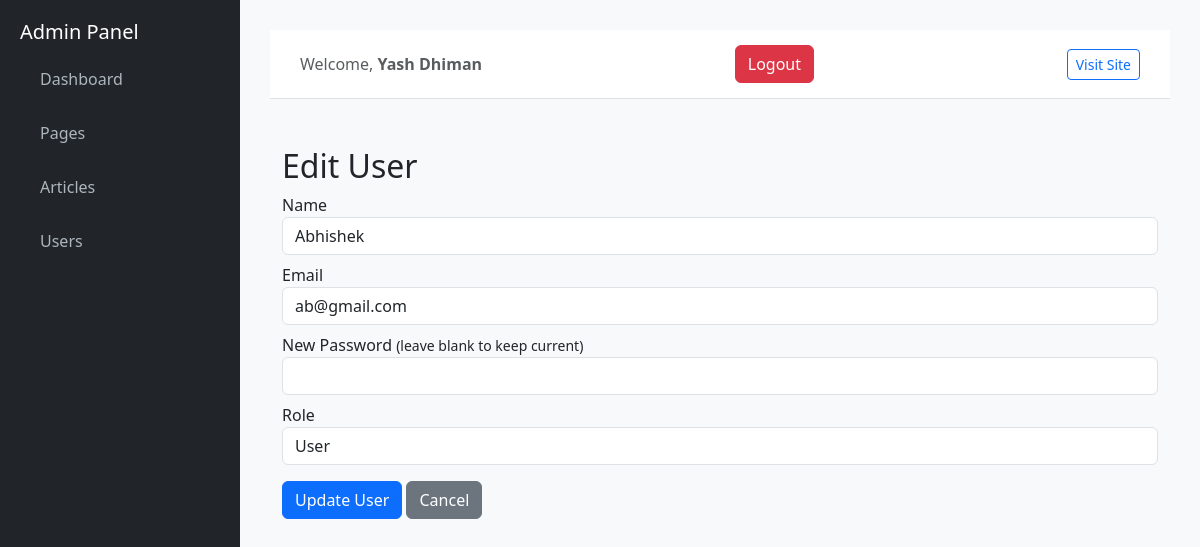
The app's page /admin/edit-user/2 (signed in), older data.
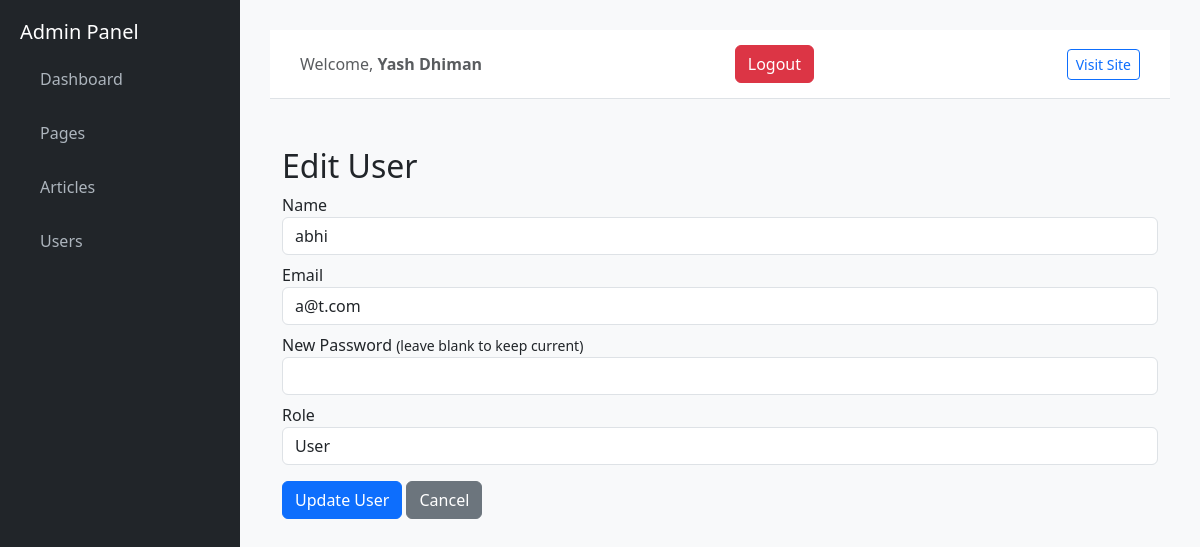
The same page, newer data.
### tables this page shows
CREATE TABLE users (
            id INTEGER PRIMARY KEY AUTOINCREMENT,
            name TEXT NOT NULL,
            email TEXT NOT NULL UNIQUE,
            password TEXT NOT NULL,
            role TEXT NOT NULL
        );

### admin_app/routes.py (the view, shortened to what this page needs)
@admin_bp.route("/edit-user/<int:id>", methods=["GET", "POST"])
def edit_user(id):
    if not is_admin():
        flash("Access denied", "danger")
        return redirect(url_for("admin.dashboard"))
    conn = get_db()
    user = conn.execute("SELECT * FROM users WHERE id=?", (id,)).fetchone()
    if not user:
        conn.close()
        flash("User not found", "danger")
        return redirect(url_for("admin.users"))
    conn.close()
    return render_template("edit_user.html", user=user)

### admin_app/routes.py (called while the page is built)
def get_db():
    conn = sqlite3.connect(DB_NAME)
    conn.row_factory = sqlite3.Row
    return conn

def is_admin():
    if "user_id" not in session:
        return False
    conn = get_db()
    user = conn.execute("SELECT role FROM users WHERE id=?", (session["user_id"],)).fetchone()
    conn.close()
    return user and user["role"] == "admin"

### admin_app/templates/edit_user.html (shortened to what this page needs)
{% extends "admin_base.html" %}
{% block content %}
<div class="container mt-5">
    <h2>Edit User</h2>
    <form method="POST">
        <label>Name</label>
        <input class="form-control mb-2" name="name" value="{{ user.name }}" required>
        <label>Email</label>
        <input class="form-control mb-2" name="email" type="email" value="{{ user.email }}" required>
        <label>New Password <small>(leave blank to keep current)</small></label>
        <input class="form-control mb-2" name="password" type="password">
        <label>Role</label>
        <select class="form-control mb-3" name="role">
            <option value="user" {% if user.role == "user" %}selected{% endif %}>User</option>
        </select>
        <button class="btn btn-primary">Update User</button>
        <a href="{{ url_for('admin.users') }}" class="btn btn-secondary">Cancel</a>
    </form>
</div>
{% endblock %}

Row changes from the older to the newer data that the page shows:
changed users "User": name "Abhishek" → "abhi"; email "ab@gmail.com" → "a@t.com"
